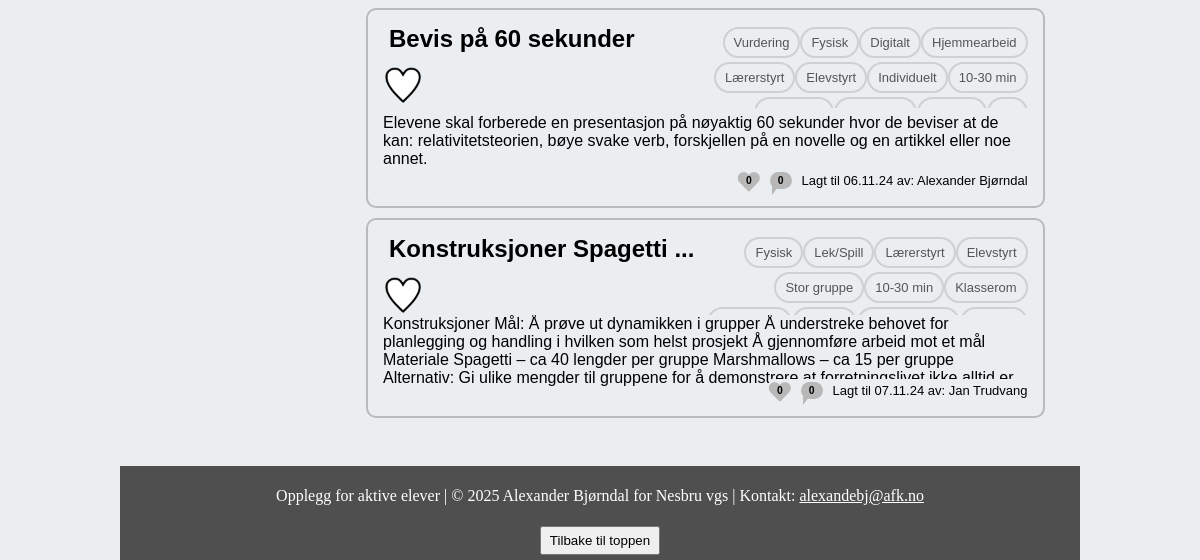
Before: / (lower part) with the older database file.
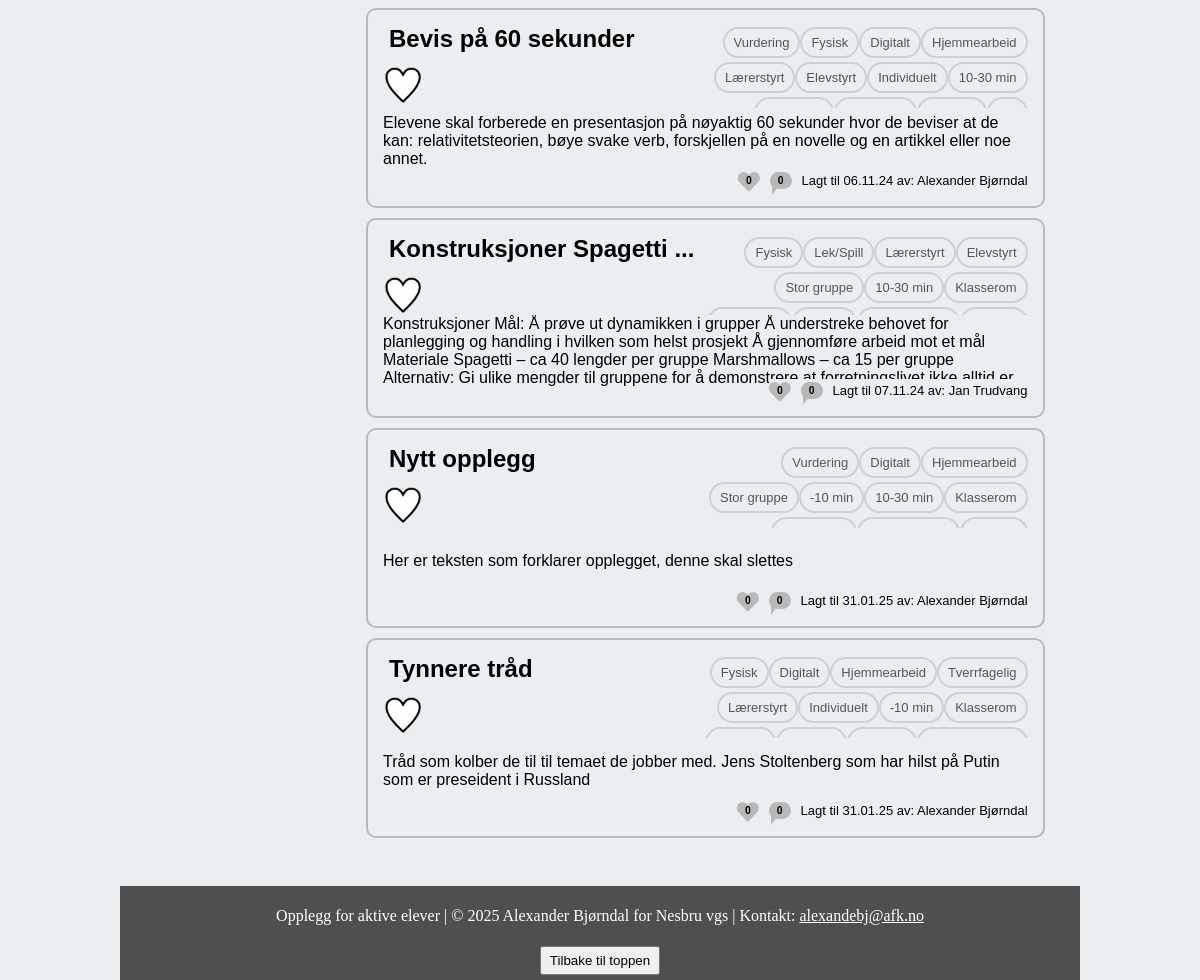
After: the same page with the newer database file.
### website/models.py (models this page shows)
class Opplegg(db.Model):
    __tablename__ = "opplegg"
    id = db.Column(db.Integer, primary_key=True)
    name = db.Column(db.String(1000))
    data = db.Column(db.String(10000))
    date = db.Column(db.DateTime(timezone=True), default=func.now())
    user_id = db.Column(db.Integer, db.ForeignKey('user.id'))
    traits = db.relationship('Trait', secondary=opplegg_traits, backref='opplegg')
    comments = db.relationship('Comment', back_populates='opplegg')

class Trait(db.Model):
    __tablename__ = 'trait'
    id = db.Column(db.Integer, primary_key=True)
    name = db.Column(db.String(100))
    klasse = db.Column(db.String(100))
    forklaring = db.Column(db.String(500))

class User(db.Model, UserMixin):
    __tablename__ = 'user'
    id = db.Column(db.Integer, primary_key=True)
    email = db.Column(db.String(150), unique=True)
    password = db.Column(db.String(150))
    first_name = db.Column(db.String(150))
    role = db.Column(db.String(50), default='user')
    is_email_confirmed = db.Column(db.Boolean, default=False)
    opplegg = db.relationship('Opplegg')
    favorites = db.relationship('Opplegg', secondary=opplegg_user_favorites, backref='user_favorite')
    comments = db.relationship('Comment', back_populates='user')

### website/views.py (the view)
@views.route('/', methods=['GET'])
def home():
    opplegg = Opplegg.query.all()
    users = User.query.all()
    traits = Trait.query.all()
    user_list = []
    for u in users:
        user_list.append([u.id, u.first_name])
    klasse_groups = defaultdict(list)
    for trait in traits:
        klasse_groups[trait.klasse].append(trait)
    opplegg_comment_counts = {
        opplegget.id: Comment.query.filter_by(opplegg_id=opplegget.id).count()
        for opplegget in opplegg
    }
    opplegg_favorites_counts = {
        opplegget.id: len([user for user in users if opplegget in user.favorites])
        for opplegget in opplegg
    }
    return render_template(
        "home.html",
        user=current_user,  # Current user
        users=user_list,     # List of users (ID, first name)
        all_opplegg=opplegg,  # List of all opplegg
        traits=traits,       # List of traits
        klasse_groups=klasse_groups,  # Grouped traits
        opplegg_comment_counts=opplegg_comment_counts,  # Comment counts by opplegg ID
        opplegg_favorites_counts=opplegg_favorites_counts  # Favorites counts by opplegg ID
    )

### website/templates/home.html (shortened to what this page needs)
{% extends "base.html" %}{% block title %}Opplegg for aktive elever{% endblock %} {%
block content %}
<div id="opplegg-color-part">
  <div class="child">
  </div>
  <div class="child" id="opplegg-details">
    <div class="list-group">
      {% for opplegg in all_opplegg %}
      <a href="{{ url_for('views.se_opplegg', opplegg_id=opplegg.id) }}"
        class="list-group-item"
        data-traits="{{ ','.join(opplegg.traits|map(attribute='name')) }}"
        data-title="{{ opplegg.name }}"
        data-description="{{ opplegg.data }}"
        data-is-favorite="{{ 'true' if current_user.is_authenticated and opplegg in current_user.favorites else 'false' }}"
        id="opplegg-{{ opplegg.id }}"
      >
        <div class="opplegg-title">{{ opplegg.name }}</div>
        <article class="opplegg-traits">
          {% for p in opplegg.traits %}
          <button class="opplegg-trait">{{ p.name }}</button>
          {% endfor %}
        </article>
        <form
          action="{{ url_for('views.toggle_favorite') }}"
          method="POST"
          style="display: inline"
        >
          <button
            type="submit"
            style="
              border: none;
              background: transparent;
              padding: 0;
              cursor: pointer;
            "
          >
            <img
              src="{{ url_for('static', filename='Heart-' + ('full' if current_user.is_authenticated and opplegg in current_user.favorites else 'empty') + '.png') }}"
              class="opplegg-favorite"
            />
          </button>
        </form>
        <div class="opplegg-text" readonly>{{ opplegg.data }}</div>
        <div class="opplegg-date-user">
          <div class="favorite-count">
            <i class="fas fa-heart"></i>
            <span class="favorite-number">{{ opplegg_favorites_counts[opplegg.id] }}</span>
          </div>
          <div class="comment-count">
            <span class="comment-bubble">{{ opplegg_comment_counts[opplegg.id] }}</span>
          </div>
          Lagt til {{ opplegg.date.strftime("%d.%m.%y") }} av:
          {% for u in users %}
            {% if u[0] == opplegg.user_id %}
              {{ u[1] }}
            {% endif %}
          {% endfor %}
        </div>
      </a>
      {% endfor %}
    </div>
  </div>
</div>
{% endblock %}

### website/templates/base.html (shortened to what this page needs)
<!DOCTYPE html>
<html>
  <head class="mainclass">
    <link href="https://cdnjs.cloudflare.com/ajax/libs/font-awesome/5.15.4/css/all.min.css" rel="stylesheet">
    <link rel="stylesheet" href="{{ url_for('static', filename='home.css') }}" />
  </head>
  <body class="mainclass">
    <div class="container">{% block content %}{% endblock %}</div>
    <footer>
      <div class="footer-content">
        <p>
          Opplegg for aktive elever | &copy;
          <span id="current-year"></span> Alexander Bjørndal for Nesbru vgs |
          Kontakt: <span id="email1"></span>
        </p>
      </div>
      <button id="back-to-top" onclick="window.scrollTo(0, 0)">
        Tilbake til toppen
      </button>
    </footer>
  </body>
</html>

### website/static/home.css (style rules this page uses)
html, body { height: 100%; margin: 0; display: flex; flex-direction: column; background: #eaeef1; }
#opplegg-color-part { background: #eaeef1; padding: 0.1rem; display: flex; justify-content: space-between; flex-wrap: wrap; }
.child { padding: 1rem; }
.child:first-child { flex: 1; }
.child:last-child { flex: 4; }
.container { font-family: "Font Awesome 5 Free", Tahoma, Geneva, Verdana, sans-serif; flex: 1; display: grid; }
.list-group { display: grid; grid-template-columns: 1fr; grid-template-rows: 1fr; grid-column-gap: 0px; grid-row-gap: 0px; width: 95%; margin: 0 auto; }
.list-group-item { display: grid; border: 2px solid rgb(186, 186, 186); border-radius: 10px; grid-template-columns: repeat(3, 1fr) minmax(0, 3fr); grid-template-rows: 4fr 5fr 1.2fr 9fr 2fr; max-height: 200px; margin-bottom: 10px; padding: 15px; box-sizing: border-box; transition: opacity 0.2s ease, visibility 0.2s ease; }
.opplegg-title { background: #eaeef1; font-size: x-large; font-weight: bolder; align-self: start; -webkit-line-clamp: 1; line-clamp: 1; display: inline-block; overflow: hidden; text-overflow: clip; padding-left: 6px; grid-area: 1 / 1 / 2 / 4; transition: overflow 0.2s; display: -webkit-box; -webkit-box-orient: vertical; min-height: 30px; }
.opplegg-traits { background: #eaeef1; align-self: start; justify-self: end; overflow: hidden; display: inline-block; height: 100%; grid-area: 1 / 4 / 3 / 5; transition: overflow 0.3s; max-height: 100px; max-width: 90vw; flex-shrink: 0; display: flex; flex-direction: row; flex-wrap: wrap; justify-content: flex-end; }
.opplegg-favorite { background: #eaeef1; justify-self: start; grid-area: 2 / 1 / 3 / 2; cursor: pointer; width: 40px; height: 40px; transition: transform 0.2s; }
.opplegg-text { background: #eaeef1; display: -webkit-box; -webkit-box-orient: vertical; -webkit-line-clamp: 4; line-clamp: 4; overflow: hidden; text-overflow: clip; grid-area: 4 / 1 / 5 / 5; align-self: center; font-size: medium; box-sizing: border-box; transition: overflow 0.3s; }
.mainclass { margin-left: 10%; margin-right: 10%; }
.opplegg-date-user { display: flex; background: #eaeef1; align-items: center; gap: 10px; justify-self: end; align-self: end; margin-top: 2px; font-size: 13px; grid-area: 5 / 4 / 6 / 5; }
footer { background-color: #4f4f4f; color: #fff; text-align: center; padding: 5px 0; margin-top: 20px; }
#back-to-top { margin-top: 5px; padding: 5px 8px; cursor: pointer; }
a.list-group-item { text-decoration: none; color: inherit; }
form button { margin-top: 10px; padding: 10px 20px; background-color: #007bff; color: white; border: none; border-radius: 5px; }
.comment-bubble { position: relative; background-color: #b8b8b8; padding: 3px 8px; border-radius: 25px; display: inline-block; font-weight: bold; font-size: 0.8em; }
.comment-bubble:after { content: ''; position: absolute; bottom: -6px; left: 10%; width: 0; height: 0; border-top: 8px solid transparent; border-left: 6px solid #b8b8b8; border-bottom: 8px solid transparent; border-right: 4px solid transparent; }
.favorite-count { display: inline-flex; align-items: center; gap: 5px; color: #b8b8b8; font-size: 1em; position: relative; }
.favorite-count i { font-size: 22px; position: relative; top: 2px; }
.favorite-count .favorite-number { position: absolute; top: 50%; left: 50%; transform: translate(-50%, -50%); font-size: 0.8em; color: black; font-weight: bold; }

Changed rows visible on the page:
added Opplegg: name "Nytt opplegg", data "Her er teksten som forklarer opplegget, denne skal slettes", opplegg_favorites_counts "0", opplegg_comment_counts "0", date "31.01.25", Trait (name "Vurdering"), Trait (name "Digitalt"), Trait (name "Hjemmearbeid"), Trait (name "Stor gruppe"), Trait (name "10-30 min"), Trait (name "Klasserom"), User (first_name "Alexander Bjørndal")
now on this page (row unchanged): Trait: name "-10 min"
added Opplegg: name "Tynnere tråd", data "Tråd som kolber de til til temaet de jobber med. Jens Stoltenberg som har hilst på Putin som er preseident i Russland", opplegg_favorites_counts "0", opplegg_comment_counts "0", date "31.01.25", Trait (name "Fysisk"), Trait (name "Digitalt"), Trait (name "Hjemmearbeid"), Trait (name "Lærerstyrt"), Trait (name "Individuelt"), Trait (name "Klasserom"), User (first_name "Alexander Bjørndal")
now on this page (row unchanged): Trait: name "Tverrfagelig", shown under "Tynnere tråd"
